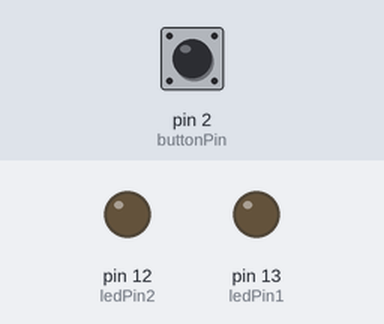
The sketch below on a simulated Arduino Uno, built with avr-gcc and run on an emulated ATmega328P. Shown: output pins drawn as LEDs (lit = HIGH). The inputs (shaded band) are chosen by the test bench; at power-on: pin 2 (buttonPin) LOW.

Above: at 1.2 s.
1.3 s: pin 2 (buttonPin) pulled HIGH for 0.15 s
At 2.4 s:
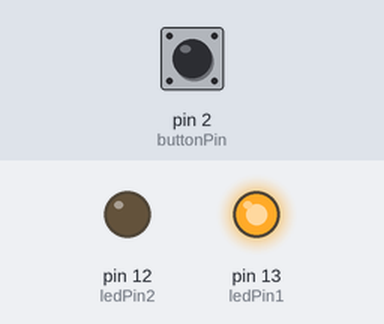
2.9 s: pin 2 (buttonPin) pulled HIGH for 1 s
At 3.7 s:
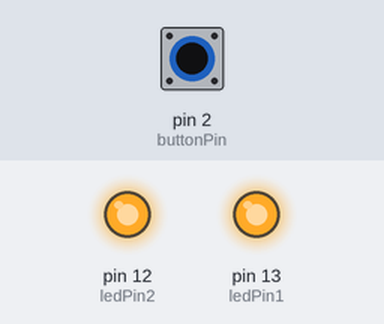
5.4 s: pin 2 (buttonPin) pulled HIGH for 3.2 s
At 6.8 s:
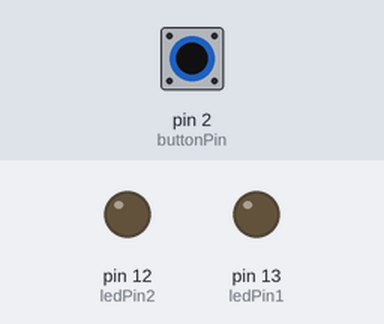
Timing chart, 0 to 8.4 s (numbered marks = the images above; inputs shaded):
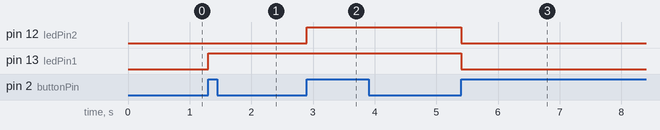

Measured:
- after the input at 1.3 s, pin 13 (ledPin1): LOW → HIGH at once
- after the input at 2.9 s, pin 12 (ledPin2): LOW → HIGH at once
- after the input at 5.4 s, pin 12 (ledPin2), pin 13 (ledPin1): HIGH → LOW at once

The sketch:

03_button.ino
```cpp
// 핀 번호 정의
const int buttonPin = 2;  // 버튼 핀
const int ledPin1 = 13;
const int ledPin2 = 12;    // LED 핀

// 변수 선언
int buttonState = 0;      // 버튼 상태 저장 (HIGH 또는 LOW)
int lastButtonState = 0;  // 이전 버튼 상태 저장
int ledState = 0;       // LED 상태 저장 (ON 또는 OFF)

void setup() {
  // 핀 모드 설정
  pinMode(buttonPin, INPUT);
  pinMode(ledPin1, OUTPUT);
  pinMode(ledPin2, OUTPUT);
}

void loop() {
  // 버튼 상태 읽기
  buttonState = digitalRead(buttonPin);

  // 버튼의 상태가 변경되었는지 확인
  if (buttonState != lastButtonState) {
    // 버튼이 눌리면 LED 상태 토글
    if (buttonState == HIGH) {
      ledState++;
      if(ledState%3 == 0){
        digitalWrite(ledPin1, 0);
        digitalWrite(ledPin2, 0);
      } else if(ledState%3 == 1){
        digitalWrite(ledPin1, 1);
        digitalWrite(ledPin2, 0);
      } else if(ledState%3 == 2){
        digitalWrite(ledPin1, 1);
        digitalWrite(ledPin2, 1);
      }
    }
    delay(50); // 디바운스를 위한 짧은 지연 시간
  }

  // 현재 버튼 상태를 이전 버튼 상태로 업데이트
  lastButtonState = buttonState;
}
```
